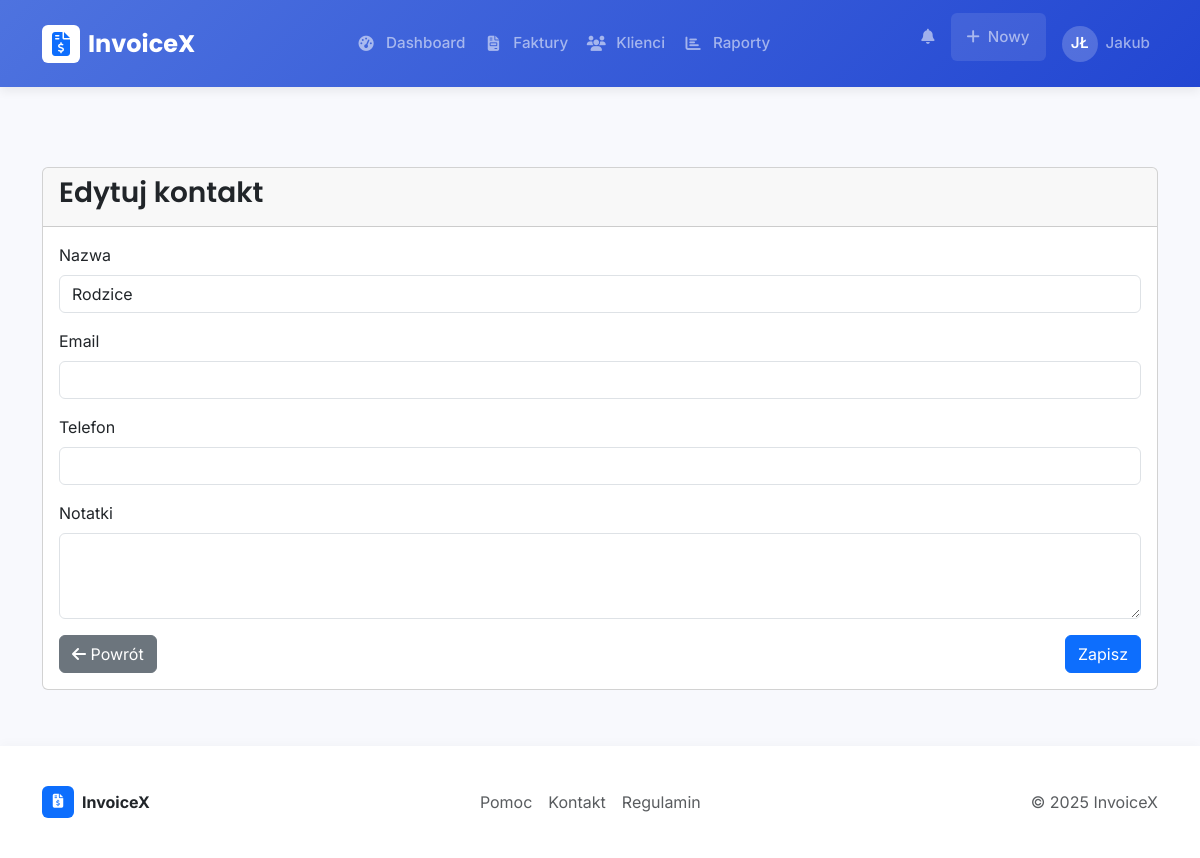
Screenshot of /contacts/1/edit (signed in) with the database file from the repository.
### app/models/user.py (models this page shows, shortened)
class User(db.Model, UserMixin):
    __tablename__ = 'users'
    id = db.Column(db.Integer, primary_key=True)
    uuid = db.Column(db.String(36), unique=True, default=lambda: str(uuid.uuid4()))
    email = db.Column(db.String(120), unique=True, nullable=False, index=True)
    password_hash = db.Column(db.String(256), nullable=False)
    first_name = db.Column(db.String(50), nullable=False)
    last_name = db.Column(db.String(50), nullable=False)
    company_name = db.Column(db.String(100))
    tax_id = db.Column(db.String(50))  # NIP
    address_line1 = db.Column(db.String(100))
    address_line2 = db.Column(db.String(100))
    city = db.Column(db.String(50))
    postal_code = db.Column(db.String(20))
    country = db.Column(db.String(50))
    phone = db.Column(db.String(20))
    logo = db.Column(db.String(255))  # Ścieżka do pliku logo
    is_active = db.Column(db.Boolean, default=True)
    confirmed = db.Column(db.Boolean, default=False)
    confirmed_on = db.Column(db.DateTime)
    created_at = db.Column(db.DateTime, default=datetime.utcnow)
    updated_at = db.Column(db.DateTime, default=datetime.utcnow, onupdate=datetime.utcnow)
    last_login = db.Column(db.DateTime)
    clients = db.relationship('Client', backref='user', lazy='dynamic', cascade='all, delete-orphan')
    invoices = db.relationship('Invoice', backref='user', lazy='dynamic', cascade='all, delete-orphan')

### app/models/contact.py (models this page shows, shortened)
class Contact(db.Model):
    __tablename__ = 'contacts'
    id = db.Column(db.Integer, primary_key=True)
    user_id = db.Column(db.Integer, db.ForeignKey('users.id'), nullable=False)
    name = db.Column(db.String(100), nullable=False)
    email = db.Column(db.String(120), nullable=True)
    phone = db.Column(db.String(20), nullable=True)
    notes = db.Column(db.Text, nullable=True)
    created_at = db.Column(db.DateTime, default=datetime.utcnow, nullable=False)
    updated_at = db.Column(db.DateTime, default=datetime.utcnow, onupdate=datetime.utcnow, nullable=False)
    user = db.relationship('User', backref=db.backref('contacts', lazy=True))

### app/routes/contact.py (the view)
@contact_bp.route('/<int:id>/edit', methods=['GET', 'POST'])
@login_required
def edit(id):
    contact = Contact.query.filter_by(id=id, user_id=current_user.id).first_or_404()
    form = ContactForm(obj=contact)
    if form.validate_on_submit():
        form.populate_obj(contact)
        db.session.commit()
        flash('Kontakt został zaktualizowany pomyślnie.', 'success')
        return redirect(url_for('contact.index'))
    return render_template('contact/form.html', form=form, title='Edytuj kontakt')

### app/forms/contact_form.py
class ContactForm(FlaskForm):
    name = StringField('Nazwa', validators=[DataRequired(), Length(max=100)])
    email = StringField('Email', validators=[Optional(), Email(), Length(max=120)])
    phone = StringField('Telefon', validators=[Optional(), Length(max=20)])
    notes = TextAreaField('Notatki', validators=[Optional()])
    submit = SubmitField('Zapisz')

### app/models/user.py (called while the page is built)
@login_manager.user_loader
def load_user(user_id):
    return User.query.get(user_id)

### app/templates/contact/form.html (shortened to what this page needs)
{% extends "layout.html" %}
{% block content %}
<div class="container py-4">
  <div class="card">
    <div class="card-header">
      <h3>{{ title }}</h3>
    </div>
    <div class="card-body">
      <form method="post">
        <div class="mb-3">
          {{ form.name.label(class="form-label") }}
          {{ form.name(class="form-control") }}
        </div>
        <div class="mb-3">
          {{ form.email.label(class="form-label") }}
          {{ form.email(class="form-control", type="email") }}
        </div>
        <div class="mb-3">
          {{ form.phone.label(class="form-label") }}
          {{ form.phone(class="form-control") }}
        </div>
        <div class="mb-3">
          {{ form.notes.label(class="form-label") }}
          {{ form.notes(class="form-control", rows=3) }}
        </div>
        <div class="d-flex justify-content-between">
          <a href="{{ url_for('contact.index') }}" class="btn btn-secondary">
            <i class="fas fa-arrow-left"></i> Powrót
          </a>
          {{ form.submit(class="btn btn-primary") }}
        </div>
      </form>
    </div>
  </div>
</div>
{% endblock %}

### app/templates/layout.html (shortened to what this page needs)
<!DOCTYPE html>
<html lang="pl">
<head>
    <link href="https://cdn.jsdelivr.net/npm/bootstrap@5.3.0/dist/css/bootstrap.min.css" rel="stylesheet">
    <link rel="stylesheet" href="https://cdnjs.cloudflare.com/ajax/libs/font-awesome/6.4.0/css/all.min.css">
    <link rel="stylesheet" href="{{ url_for('static', filename='css/style.css') }}">
</head>
<body>
    {% if current_user.is_authenticated %}
    <nav class="navbar navbar-expand-lg navbar-dark sticky-top">
        <div class="container">
            <a class="navbar-brand d-flex align-items-center" href="{{ url_for('dashboard.index') }}">
                <div class="brand-icon me-2 d-flex align-items-center justify-content-center bg-white text-primary rounded" style="width: 38px; height: 38px;">
                    <i class="fas fa-file-invoice-dollar"></i>
                </div>
                {{ app_name }}
            </a>
            <div class="collapse navbar-collapse" id="navbarMain">
                <ul class="navbar-nav mx-auto">
                    <li class="nav-item">
                        <a class="nav-link d-flex align-items-center" href="{{ url_for('dashboard.index') }}">
                            <span class="nav-icon"><i class="fas fa-tachometer-alt"></i></span>
                            Dashboard
                        </a>
                    </li>
                    <li class="nav-item">
                        <a class="nav-link d-flex align-items-center" href="{{ url_for('dashboard.invoices') }}">
                            <span class="nav-icon"><i class="fas fa-file-invoice"></i></span>
                            Faktury
                        </a>
                    </li>
                    <li class="nav-item">
                        <a class="nav-link d-flex align-items-center" href="{{ url_for('dashboard.clients') }}">
                            <span class="nav-icon"><i class="fas fa-users"></i></span>
                            Klienci
                        </a>
                    </li>
                    <li class="nav-item">
                        <a class="nav-link d-flex align-items-center" href="{{ url_for('reports.index') }}">
                            <span class="nav-icon"><i class="fas fa-chart-bar"></i></span>
                            Raporty
                        </a>
                    </li>
                </ul>
                <ul class="navbar-nav">
                    <li class="nav-item me-2">
                        <a class="nav-link notification-badge" href="#" title="Powiadomienia">
                            <i class="fas fa-bell"></i>
                        </a>
                    </li>
                    <li class="nav-item dropdown me-2">
                        <a class="nav-link dropdown-toggle d-flex align-items-center px-3 rounded bg-white bg-opacity-10"
                           href="#" id="navbarDropdownCreate" role="button"
                           data-bs-toggle="dropdown" aria-expanded="false">
                            <i class="fas fa-plus me-2"></i>Nowy
                        </a>
                    </li>
                    <li class="nav-item dropdown">
                        <a class="nav-link dropdown-toggle d-flex align-items-center" href="#"
                           id="navbarDropdownUser" role="button"
                           data-bs-toggle="dropdown" aria-expanded="false">
                            <div class="user-avatar">
                                {{ current_user.first_name[0] }}{{ current_user.last_name[0] if current_user.last_name else "" }}
                            </div>
                            <span>{{ current_user.first_name }}</span>
                        </a>
                    </li>
                </ul>
            </div>
        </div>
    </nav>
    {% endif %}
    <main class="main-content container">
        {% block content %}{% endblock %}
    </main>
    <footer class="mt-auto">
        <div class="container">
            <div class="d-flex flex-column flex-md-row justify-content-between align-items-center py-3">
                <div class="mb-2 mb-md-0">
                    <a href="#" class="text-decoration-none">
                        <div class="d-flex align-items-center">
                            <div class="footer-logo d-flex align-items-center justify-content-center bg-primary text-white rounded me-2" style="width: 32px; height: 32px;">
                                <i class="fas fa-file-invoice-dollar fa-sm"></i>
                            </div>
                            <span class="text-dark fw-bold">{{ app_name }}</span>
                        </div>
                    </a>
                </div>
                <div class="d-flex">
                    <a href="#" class="text-muted me-3 text-decoration-none">Pomoc</a>
                    <a href="#" class="text-muted me-3 text-decoration-none">Kontakt</a>
                    <a href="#" class="text-muted text-decoration-none">Regulamin</a>
                </div>
                <div class="text-muted">
                    &copy; {{ current_year }} {{ app_name }}
                </div>
            </div>
        </div>
    </footer>
</body>
</html>

### app/static/css/style.css (style rules this page uses)
body { min-height: 100vh; display: flex; flex-direction: column; }
main { flex: 1; }
.navbar-brand { font-weight: 600; }
.nav-icon { width: 1.25rem; text-align: center; margin-right: 0.5rem; }

### app/templates/layout.html (style rules this page uses)
:root { --primary-color: #4e73df; --primary-dark: #2e59d9; --secondary-color: #858796; --success-color: #1cc88a; --warning-color: #f6c23e; --danger-color: #e74a3b; --light-color: #f8f9fc; --dark-color: #5a5c69; --body-bg: #f8f9fd; --card-shadow: 0 4px 20px rgba(0, 0, 0, 0.05); --nav-shadow: 0 4px 10px rgba(0, 0, 0, 0.07); }
body { font-family: 'Inter', sans-serif; background-color: var(--body-bg); min-height: 100vh; display: flex; flex-direction: column; }
h1, h2, h3, h4, h5, h6, .navbar-brand { font-family: 'Poppins', sans-serif; font-weight: 600; }
.navbar { padding: 0.8rem 1rem; box-shadow: var(--nav-shadow); }
.navbar-dark { background: linear-gradient(135deg, #4e73df 0%, #2246d2 100%); }
.navbar-brand { font-size: 1.5rem; font-weight: 700; }
.nav-link { font-size: 0.95rem; font-weight: 500; padding: 0.8rem 1rem; position: relative; transition: all 0.3s ease; }
.navbar-dark .nav-link::after { content: ''; position: absolute; bottom: -2px; left: 50%; width: 0; height: 3px; background: #fff; transition: all 0.3s ease; transform: translateX(-50%); opacity: 0; border-radius: 3px; }
.nav-icon { display: inline-flex; align-items: center; justify-content: center; width: 24px; text-align: center; margin-right: 8px; }
.main-content { flex: 1; padding: 2rem 0; }
footer { background-color: #fff; padding: 1.5rem 0; box-shadow: 0 -3px 10px rgba(0, 0, 0, 0.025); }
.user-avatar { width: 36px; height: 36px; border-radius: 50%; display: flex; align-items: center; justify-content: center; background: rgba(255, 255, 255, 0.2); margin-right: 8px; font-weight: 600; color: white; }
.notification-badge { position: relative; }
.notification-badge::after { content: ''; position: absolute; top: 10px; right: 7px; width: 8px; height: 8px; background-color: #e74a3b; border-radius: 50%; animation: pulse 2s infinite; }

### rows the page displays
User: first_name "J", last_name "Ł", first_name "Jakub"
Contact: name "Rodzice"

### other values shown
{{ app_name }} "InvoiceX"
{{ title }} "Edytuj kontakt"
{{ current_year }} "2025"
